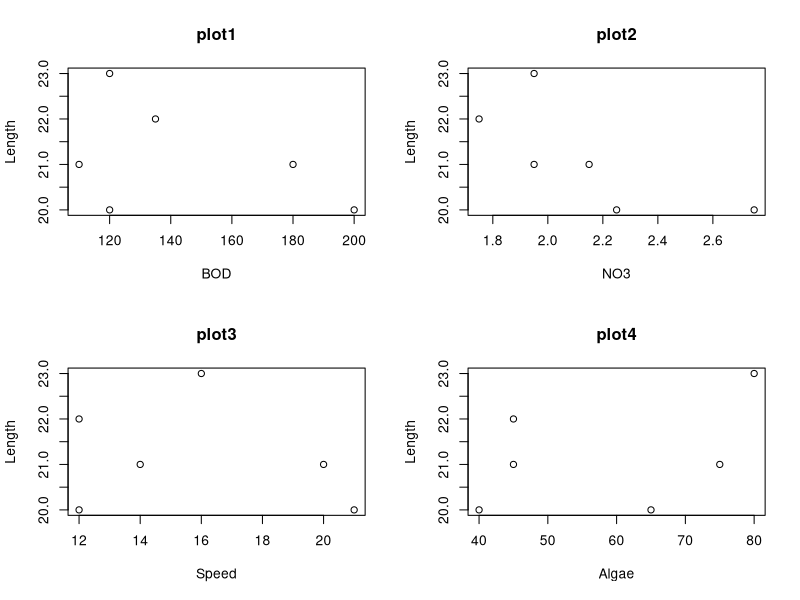

Write R code to recreate this figure.
Length<-c(20,21,22,23,21,20)
Speed<-c(12,14,12,16,20,21)
Algae<-c(40,45,45,80,75,65) 
NO3<-c(2.25,2.15,1.75,1.95,1.95,2.75)
BOD<-c(200,180,135,120,110,120)
mf<-data.frame(Length,Speed,Algae,NO3,BOD)
mf
Opt=par(mfrow=c(2,2))
Opt
plot(Length~BOD,data=mf, main='plot1')
plot(Length ~ NO3,data=mf,main='plot2')
plot(Length ~ Speed,data=mf,main='plot3')
plot(Length ~ Algae,data=mf,main='plot4')
